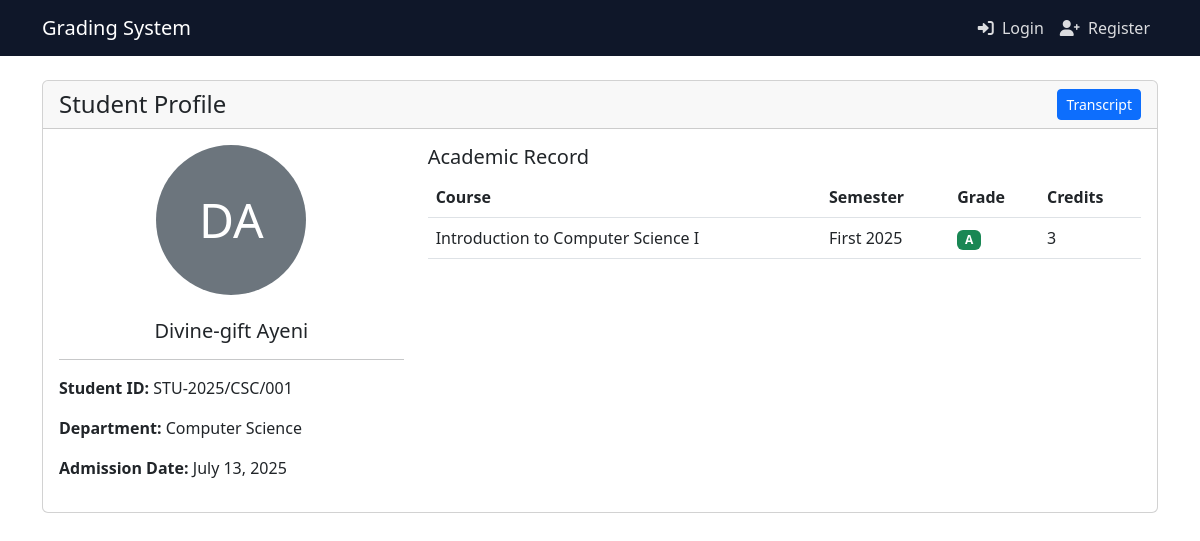
The app's page /students/1/ with its own data.
### students/models.py (models this page shows, shortened)
class Student(models.Model):
    user = models.OneToOneField(settings.AUTH_USER_MODEL, on_delete=models.CASCADE)
    full_name = models.CharField(max_length=150, blank=True)
    matric_number = models.CharField(max_length=20, unique=True, null=True, blank=True)
    student_id = models.CharField(max_length=20, unique=True, null=True, blank=True)
    department = models.ForeignKey('departments.Department', on_delete=models.CASCADE, null=True, blank=True)
    admission_date = models.DateField(null=True, blank=True)
    LEVEL_CHOICES = [
        ('100', '100 Level'),
        ('200', '200 Level'),
        ('300', '300 Level'),
        ('400', '400 Level'),
        ('500', '500 Level'),
    ]
    level = models.CharField(max_length=3, choices=LEVEL_CHOICES, default='100')

class Enrollment(models.Model):
    student = models.ForeignKey('students.Student', on_delete=models.CASCADE)
    course = models.ForeignKey('courses.Course', on_delete=models.CASCADE, related_name='enrollments')
    enrollment_date = models.DateField(auto_now_add=True)
    semester = models.CharField(max_length=20)
    academic_year = models.CharField(max_length=9)
    grade = models.CharField(max_length=2, blank=True, null=True)
    class Meta:
        unique_together = [['student', 'course']]
        verbose_name = 'Enrollment'
        verbose_name_plural = 'Enrollments'

### accounts/models.py (models this page shows, shortened)
class User(AbstractUser):
    is_student = models.BooleanField(default=True)  # Default to student
    is_teacher = models.BooleanField(default=False)
    is_admin = models.BooleanField(default=False)
    class Meta:
        verbose_name = 'User'
        verbose_name_plural = 'Users'

### departments/models.py (models this page shows, shortened)
class Department(models.Model):
    name = models.CharField(max_length=100)
    code = models.CharField(max_length=10, unique=True)

### courses/models.py (models this page shows, shortened)
class Course(models.Model):
    code = models.CharField(max_length=10, unique=True)
    title = models.CharField(max_length=200)
    department = models.ForeignKey('departments.Department', on_delete=models.CASCADE)
    credit_hours = models.PositiveIntegerField(default=3)
    created_by = models.ForeignKey(
        settings.AUTH_USER_MODEL,
        on_delete=models.SET_NULL,
        null=True,
        blank=True,
        related_name='courses_created'
    )
    teacher = models.ForeignKey(
        settings.AUTH_USER_MODEL,
        on_delete=models.SET_NULL,
        null=True,
        blank=True,
        related_name='courses_taught'
    )

### results/models.py (models this page shows, shortened)
class Result(models.Model):
    GRADE_CHOICES = [
        ('A', 'Excellent'),
        ('B', 'Very Good'),
        ('C', 'Good'),
        ('D', 'Pass'),
        ('E', 'Weak Pass'),
        ('F', 'Fail'),
    ]
    enrollment = models.OneToOneField(Enrollment, on_delete=models.CASCADE)
    quiz = models.DecimalField(max_digits=4, decimal_places=2, default=0, validators=[MinValueValidator(0.00), MaxValueValidator(20.00)])
    test = models.DecimalField(max_digits=4, decimal_places=2, default=0, validators=[MinValueValidator(0.00), MaxValueValidator(20.00)])
    exam = models.DecimalField(max_digits=4, decimal_places=2, default=0, validators=[MinValueValidator(0.00), MaxValueValidator(60.00)])
    total = models.DecimalField(max_digits=5, decimal_places=2, editable=False)
    grade = models.CharField(max_length=1, choices=GRADE_CHOICES, editable=False)

### students/views.py (the view)
# urls.py: path('<int:pk>/', StudentDetailView.as_view(), name='student-detail'),
class StudentDetailView(DetailView):
    model = Student
    template_name = 'students/detail.html'

### templates/students/detail.html (shortened to what this page needs)
{% extends 'base.html' %}
{% block content %}
<div class="card">
    <div class="card-header d-flex justify-content-between align-items-center">
        <h4 class="mb-0">Student Profile</h4>
        <a href="{% url 'generate-transcript' student.id %}" class="btn btn-sm btn-primary">
             Transcript
        </a>
    </div>
    <div class="card-body">
        <div class="row">
            <div class="col-md-4">
                <div class="text-center mb-4">
                    <div class="avatar-placeholder bg-secondary text-white rounded-circle d-flex align-items-center justify-content-center"
                         style="width: 150px; height: 150px; font-size: 3rem; margin: 0 auto;">
                        {{ student.user.first_name|first }}{{ student.user.last_name|first }}
                    </div>
                </div>
                <h5 class="text-center">{{ student.user.get_full_name }}</h5>
                <hr>
                <p><strong>Student ID:</strong> {{ student.student_id }}</p>
                <p><strong>Department:</strong> {{ student.department.name }}</p>
                <p><strong>Admission Date:</strong> {{ student.admission_date|date:"F j, Y" }}</p>
            </div>
            <div class="col-md-8">
                <h5>Academic Record</h5>
                <div class="table-responsive">
                    <table class="table">
                        <thead>
                            <tr>
                                <th>Course</th>
                                <th>Semester</th>
                                <th>Grade</th>
                                <th>Credits</th>
                            </tr>
                        </thead>
                        <tbody>
                            {% for enrollment in student.enrollment_set.all %}
                            <tr>
                                <td>{{ enrollment.course.title }}</td>
                                <td>{{ enrollment.semester }} {{ enrollment.academic_year }}</td>
                                <td>
                                    <span class="badge bg-{% if enrollment.result.grade == 'A' %}success{% elif enrollment.result.grade == 'F' %}danger{% else %}warning{% endif %}">
                                        {{ enrollment.result.grade|default:"In Progress" }}
                                    </span>
                                </td>
                                <td>{{ enrollment.course.credit_hours }}</td>
                            </tr>
                            {% empty %}
                            <tr>
                                <td colspan="4" class="text-center">No courses enrolled</td>
                            </tr>
                            {% endfor %}
                        </tbody>
                    </table>
                </div>
            </div>
        </div>
    </div>
</div>
{% endblock %}

### records on screen
Student: user.first_name|first "D", user.last_name|first "A", user.get_full_name "Divine-gift Ayeni", student_id "STU-2025/CSC/001", department.name "Computer Science", admission_date "July 13, 2025"
Enrollment: course "Introduction to Computer Science I", semester "First", academic_year "2025", result.grade "A", course.credit_hours "3"
